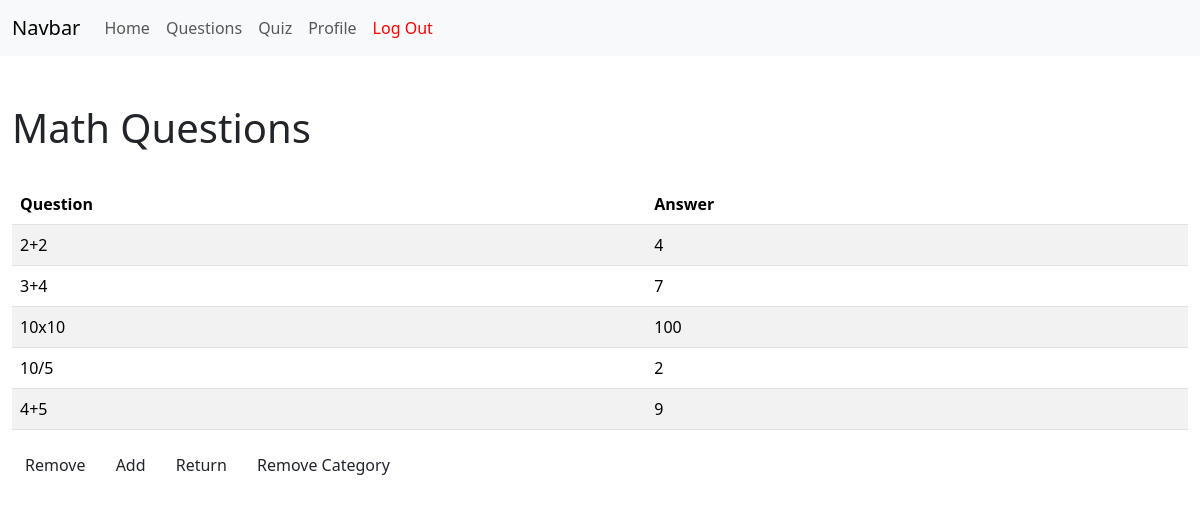
The page /questions/Math (signed in) on the database as committed earlier.
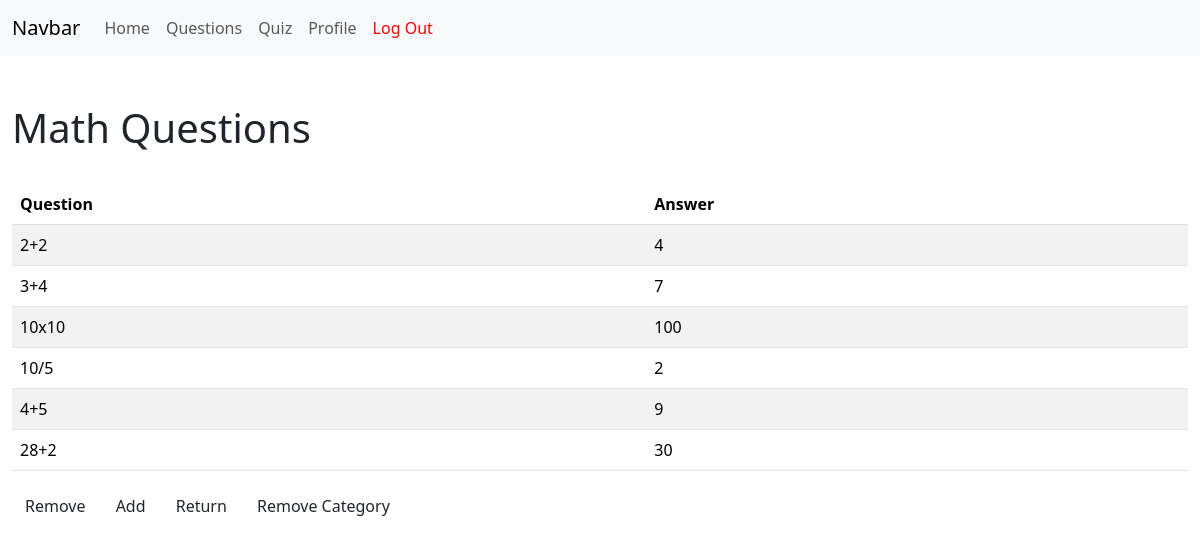
The same page on the database as committed later.
### tables this page shows
CREATE TABLE questions (
               id INTEGER PRIMARY KEY AUTOINCREMENT,
               category TEXT NOT NULL,
               question TEXT NOT NULL,
               answer TEXT NOT NULL,
               FOREIGN KEY (category) REFERENCES categories(name)
               );

### Question_Management.py (the view)
@Question_Management.route('/questions/<category>')
@admin_required
def Question_manager(category):
    cursor = get_db().cursor()
    cursor.execute('SELECT * FROM questions WHERE category=?', (category,))
    filtered_questions = cursor.fetchall()
    return render_template('show_questions.html', Questions=filtered_questions, category=category)

### Question_Management.py (called while the page is built)
def get_db():
    if 'db' not in g:
        g.db = sqlite3.connect('quiz.db')
        g.db.row_factory = sqlite3.Row
    return g.db

def admin_required(f):
    @wraps(f)
    def decoratorrr(*args, **kwargs):
        if 'username' not in session or session['username'] != "admin":
            return render_template('not_allowed.html')
        else:
            return f(*args, **kwargs)
    return decoratorrr

### templates/show_questions.html (shortened to what this page needs)
{% extends 'layout.html' %}
{% block content %}
<h1>{{ category }} Questions</h1>
<br>
<table class="table table-striped">
    <thead>
        <tr>
          <th scope="col">Question</th>
          <th scope="col">Answer</th>
        </tr>
    </thead>
    <tbody>
        {% for question in Questions %}
            <tr>
                <td>{{ question['question'] }}</td>
                <td>{{ question.answer }}</td>
            </tr>
        {% endfor %}
    </tbody>
  </table>
<div class="d-grid gap-2 d-md-block">
    <a href="{{ url_for('Question_Management.remove_Question', category=category) }}" class="btn">
        Remove
    </a>
    <a href="{{ url_for('Question_Management.add_Question', category=category) }}" class="btn">
        Add
    </a>
    <a href="{{ url_for('Question_Management.show_categories') }}" class="btn">
        Return
    </a>
    <a href="{{ url_for('Question_Management.remove_category', category=category) }}" class="btn">
        Remove Category
    </a>
</div>
{%  endblock %}

### templates/layout.html (shortened to what this page needs)
<!doctype html>
<html lang="en">
  <head>
    <link href="https://cdn.jsdelivr.net/npm/bootstrap@5.3.3/dist/css/bootstrap.min.css" rel="stylesheet">
  </head>
  <body>
    <nav class="navbar navbar-expand-lg bg-body-tertiary">
      <div class="container-fluid">
        <a class="navbar-brand" href="#">Navbar</a>
        <div class="collapse navbar-collapse" id="navbarNavAltMarkup">
          <div class="navbar-nav">
            <a class="nav-link" href="{{ url_for('index') }}">Home</a>
            {% if 'username' in session and session['username'] == 'admin' %}
            <a class="nav-link" href="{{ url_for('Question_Management.show_categories') }}">Questions</a>
            {% endif %}
            <a class="nav-link" href="#">Quiz</a>
            {%if 'username' in session %}
            <a class="nav-link" href="{{ url_for('profile1.profile' ,username=session['username']) }}">Profile</a>
            {% else %}
            <a class="nav-link active" aria-current="page" href="{{ url_for('login_signup.login_or_signup') }}">User/LogIn</a>
            {% endif %}
            {%if 'username' in session %}
            <a class="nav-link" href="{{ url_for('login_signup.logout', username=session['username']) }}" style="color: red;">Log Out</a>
            {% else %}
            <a class="nav-link disabled" aria-disabled="true" style="color: red;">Log Out</a>
            {% endif %}
          </div>
        </div>
      </div>
    </nav>
    <br><br>
    <div class="container-fluid">
    {% block content %}{% endblock %}
    </div>
  </body>
</html>

Rows that differ between the two databases and show on the page:
added questions: question "28+2", answer "30"
